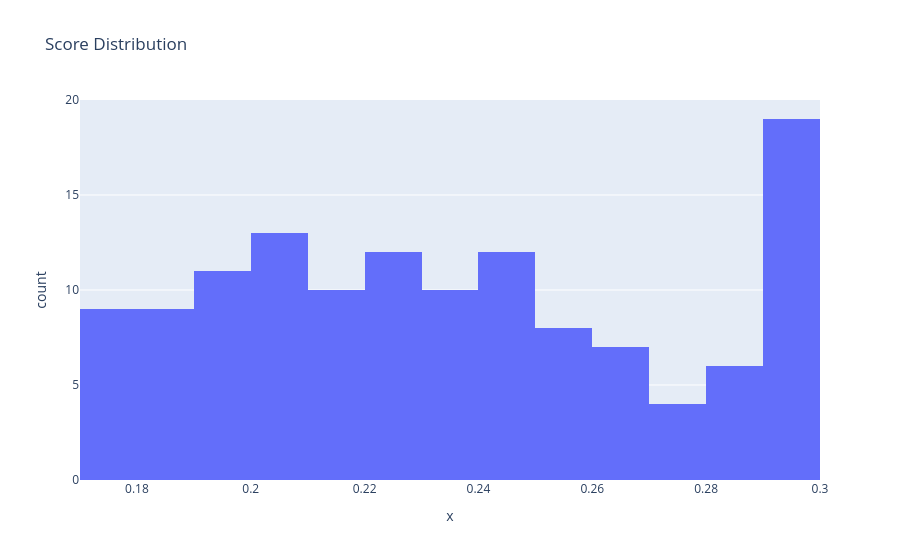

Here is the notebook cell this chart was saved with:
### Code cell
# 5. Pipeline Cải Tiến
def run_pipeline_improved(sensor_df, event_df):
    try:
        trajs = build_trajectories(sensor_df)
        sub_tracks = split_sub_trajectories(trajs)
        sub_vecs, report_vecs = build_features(sub_tracks, event_df)
        candidates = filter_candidates(sub_vecs, report_vecs)

        # Cải thiện triplets
        triplets = create_pairs_improved(sub_vecs, report_vecs, candidates)

        if len(triplets) == 0:
            raise ValueError("No triplets generated. Check data or parameters.")

        # Train với Triplet
        net_t, net_r = train_model_triplet(sub_vecs, report_vecs, triplets)

        # Matching cải tiến
        results = match_tracks_improved(net_t, net_r, sub_tracks, sub_vecs, report_vecs)

        return sub_tracks, results
    except Exception as e:
        print(f"Error in pipeline: {e}")
        return [], {}

# Chạy pipeline cải tiến
sub_tracks_imp, results_imp = run_pipeline_improved(sensor_df, event_df)

# Evaluate
evaluate_accuracy(results_imp, gt_dict)
debug_scores(results_imp)

# Save results
df_results_imp = pd.DataFrame([
    {
        "track_id": tid,
        "report_id": v["report_id"],
        "score": v["score"],
        "sub_idx": v["sub_idx"]
    }
    for tid, v in results_imp.items()
])

df_results_imp.to_csv("match_results_improved.csv", index=False)
print("✅ Saved improved results to match_results_improved.csv")

### Figure 1 — Plotly figure (JSON) as saved in the notebook; plotly's stock layout.template omitted (floating-point values rounded to 4 significant figures; data arrays with more than 128 entries replaced by an {"elided": "..."} marker saying what was removed)
{"data": [{"bingroup": "x", "hovertemplate": "x=%{x}<br>count=%{y}<extra></extra>", "legendgroup": "", "marker": {"color": "#636efa", "pattern": {"shape": ""}}, "name": "", "nbinsx": 20, "orientation": "v", "showlegend": false, "type": "histogram", "x": {"elided": "130 float values"}, "xaxis": "x", "yaxis": "y"}], "layout": {"barmode": "relative", "legend": {"tracegroupgap": 0}, "title": {"text": "Score Distribution"}, "xaxis": {"anchor": "y", "domain": [0, 1], "title": {"text": "x"}}, "yaxis": {"anchor": "x", "domain": [0, 1], "title": {"text": "count"}}}}
